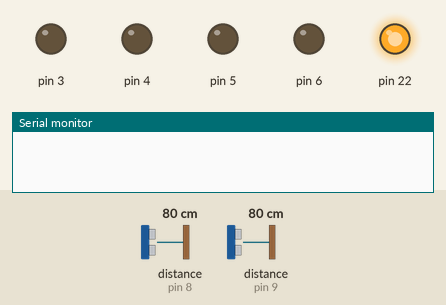
Simulated run of this sketch. Board: Arduino Mega 2560, built with avr-gcc and run on an emulated ATmega2560. Parts: output pins drawn as LEDs (lit = HIGH), the last lines printed to the serial monitor. Inputs (shaded band) come from the test bench; at power-on: distance to the obstacle (sensors on pin 9, pin 8) 80 cm. The echo pulse lasts 58.3 µs per cm.

Above: at 1.2 s.
1.3 s: distance to the obstacle (sensor on pin 9) set to 2 cm
At 3.4 s:
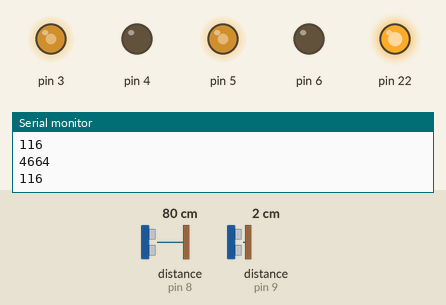
5.5 s: distance to the obstacle (sensor on pin 8) set to 18 cm
At 6.4 s:
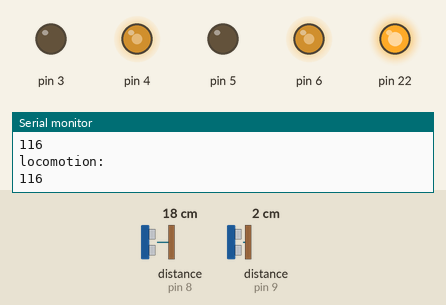
7.5 s: distance to the obstacle (sensor on pin 8) set to 21 cm
9.0 s: distance to the obstacle (sensor on pin 8) set to 26 cm
At 9.4 s:
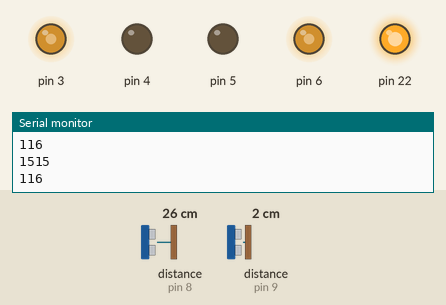
13.3 s: distance to the obstacle (sensor on pin 9) set to 20 cm
16.6 s: distance to the obstacle (sensor on pin 9) set to 26 cm
At 18.6 s:
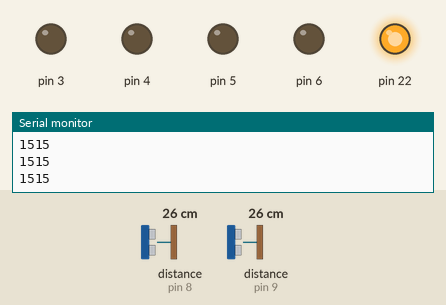
Timing chart, 0 to 20.1 s (numbered marks = the images above; inputs shaded):
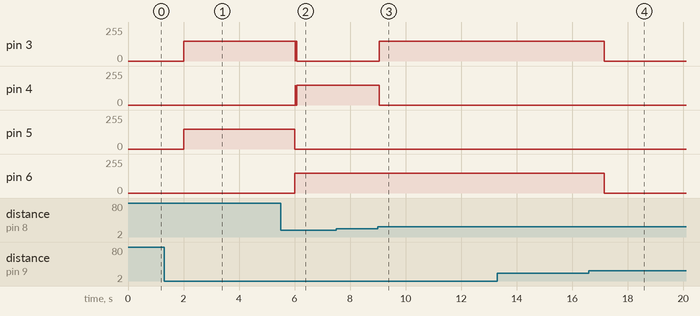

The sketch:

proper_flysky_locomotion.ino
```cpp
int x;
void setup()
{
  pinMode(3,OUTPUT);
  pinMode(4,OUTPUT);
  pinMode(5,OUTPUT);
  pinMode(6,OUTPUT);
  pinMode(22,OUTPUT);
  digitalWrite(22,HIGH);
  Serial.begin(9600);
}
void loop()
{

  long a = pulseIn(9,HIGH);//ch3
  // long b = pulseIn(10,HIGH);
  long c = pulseIn(8,HIGH);//ch1
  // long s = pulseIn(11,HIGH);
  // long t = pulseIn(12,HIGH);


    Serial.println("locomotion: ");
    Serial.println(a);
    Serial.println(c);

    // x=map(s,996,1990,0,255);
    x= 150;

    if(a>1760)
    {
      // Serial.println(a);
      analogWrite(3,0);
      analogWrite(4,x);
      analogWrite(5,x);
      analogWrite(6,0);
    }
  if(a>1300 && a<1760)
    {
      Serial.println(a);
      analogWrite(3,0);
      analogWrite(4,0);
      analogWrite(5,0);
      analogWrite(6,0);
    }
    if(a<1300)
    {
      Serial.println(a);
      analogWrite(3,x);
      analogWrite(4,0);
      analogWrite(5,0);
      analogWrite(6,x);
    }
    if(c<1350)
    {

      analogWrite(3,0);
      analogWrite(4,x);
      analogWrite(5,0);
      analogWrite(6,x);
    }
    else if(c>1678)
    {

      analogWrite(3,x);
      analogWrite(4,0);
      analogWrite(5,x);
      analogWrite(6,0);
    }


}
```

Measured:
- the behaviour switches between 23 and 24 cm on distance to the obstacle (sensor on pin 8) (found by bisection; images 2 and 3)
- the behaviour switches between 22 and 23 cm on distance to the obstacle (sensor on pin 9) (found by bisection; images 3 and 4)
- after the input at 1.3 s, pin 3, pin 5: 0/255 → 150/255 after 0.71 s; pin 4, pin 6: stays 0/255 (without the input it goes to 150/255 after 0.70 s)
- after the input at 5.5 s, pin 3: 150/255 → 0/255 after 0.52 s; pin 4: 0/255 → 150/255 after 0.52 s; pin 5: 150/255 → 0/255 after 0.51 s; pin 6: 0/255 → 150/255 after 0.51 s
- after the input at 9.0 s, pin 3: 0/255 → 150/255 after 0.06 s; pin 4: 150/255 → 0/255 after 0.06 s
- after the input at 16.6 s, pin 3: 150/255 → 0/255 after 0.55 s; pin 6: 150/255 → 0/255 after 0.56 s
